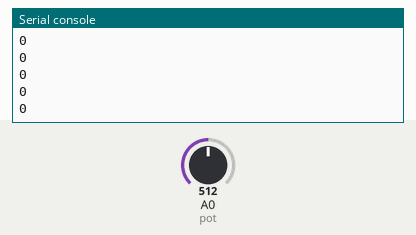
A program run on a simulated ESP8266 board running MicroPython. Shown: the last lines printed to the serial console. The test bench sets the inputs (shaded band); at power-on: A0 (pot) = 512 (analog values on the 0–1023 scale).

Above: at 1.2 s.
1.3 s: A0 (pot) set to 716
At 1.56 s:
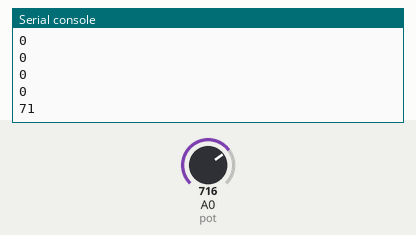
2.8 s: A0 (pot) set to 900
At 2.96 s:
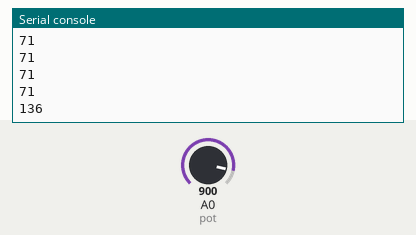
Timing chart, 0 to 5.8 s (numbered marks = the images above; inputs shaded):
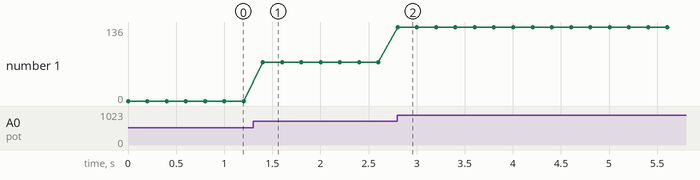

Measured:
- after the input at 1.3 s, the serial console: prints a new line after 0.10 s (image 1)
- after the input at 2.8 s, the serial console: prints a new line at once (image 2)
- plotted number 1: 0 → 71 after the input at 1.3 s, 71 → 136 after the input at 2.8 s

The program:

potentiometer_with_map_function.py
```python
from machine import Pin, ADC
from time import sleep

pot = ADC(0)

# return int
def mapValue(value, in_min, in_max, out_min, out_max):
    return max(min(out_max, (value - in_min) * (out_max - out_min) // (in_max - in_min) + out_min), out_min)

while True:
    pot_val = pot.read()
    mappedVal = mapValue(pot_val, 0, 1024, -180, 180)
    print(mappedVal)
    sleep(0.2)
```
